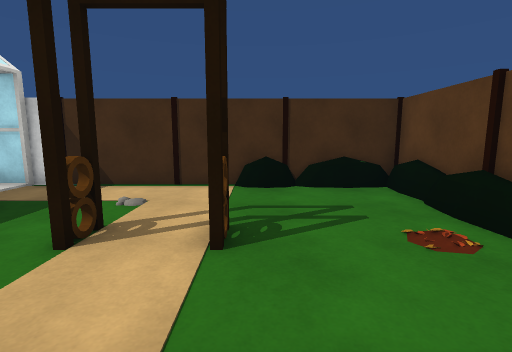
view 1 (above)

12 first-person views from a walk through a 3-D level made in the Unity game engine. The camera is 1.3 m above the floor, tilts 8° down and sees 85° across. Doors are open. The floor is counted in squares, 1 m on a side. Each view is taken from the middle of a square. On the plan, view 1 faces up. The plan holds only what a view shows up to about 13 squares ahead; the rest is blank. The player character is not drawn. Surface patterns are stand-ins for the level's own textures.

view 2
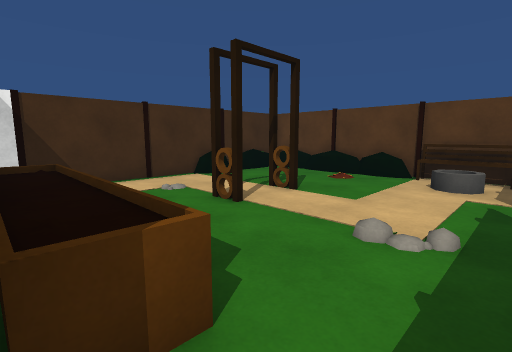

view 3
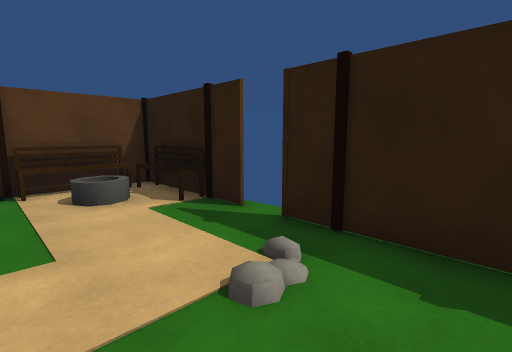

view 4
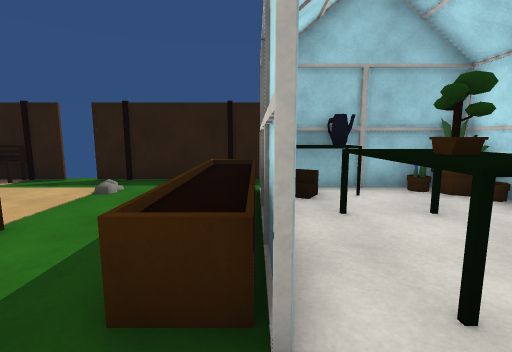

view 5
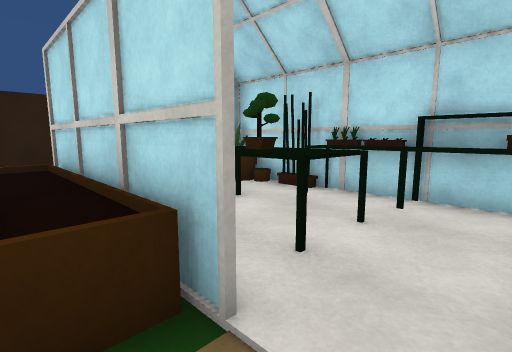

view 6
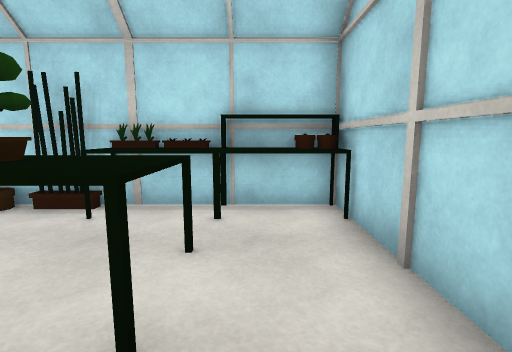

view 7
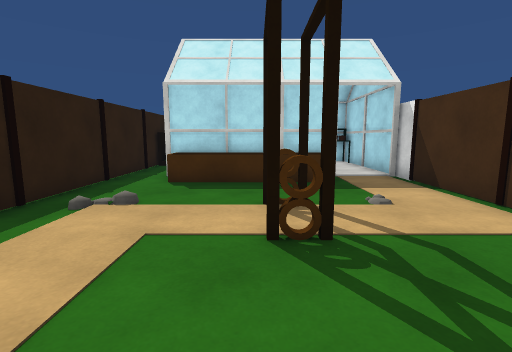

view 8
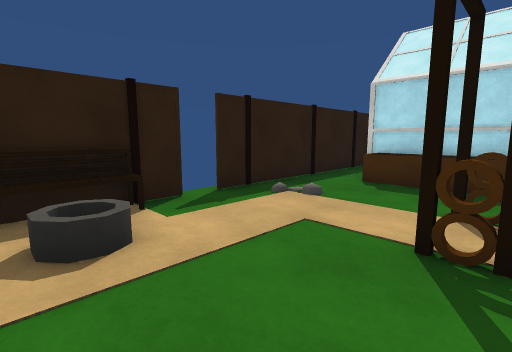

view 9
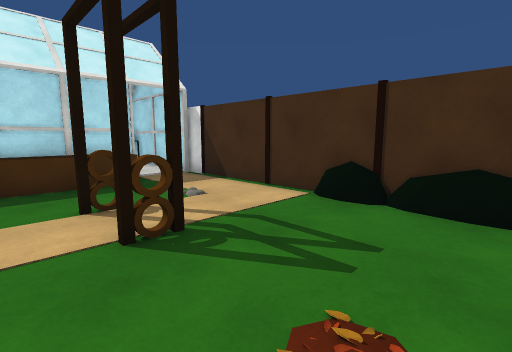

view 10
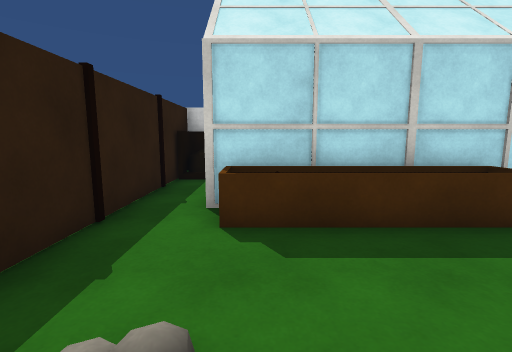

view 11
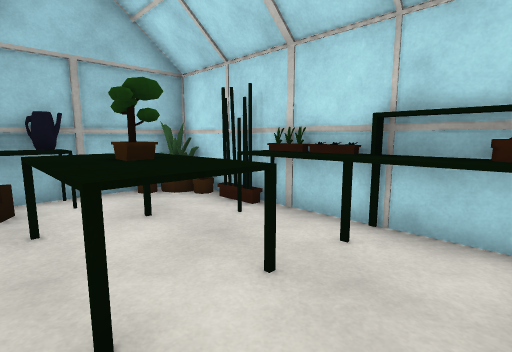

view 12
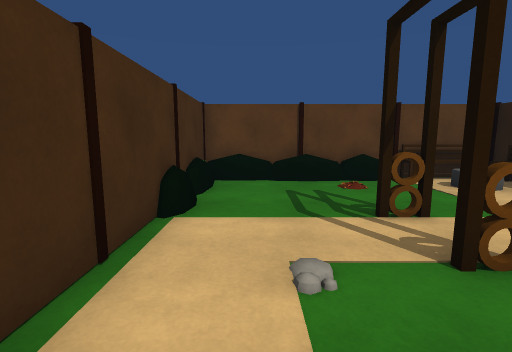

### Floor plan
Key: @ floor where view 1 was taken; # wall or solid block; . floor; D open door; = window, fence, low wall or low ledge; ^ raised ledge; O other object.
Columns run from 11 left of view 1 to 4 right of it. Each row starts with its distance up from view 1.
  8 ################
  7 #O.........=.==#
  6 OO.............#
  5 #O^^.^^........#
  4 #^^^.^^........#
  3 #.^^.^^........#
  2 #....^^........#
  1 OO.#^^^.......O#
  0 #OOOOO.....@..OO
 -1 ##........DDOOO#
 -2  ====#####DD####

Positions as (right, up) in squares from view 1, and headings:
1: (0, 0), facing up
2: (-6, -1), facing up-right
3: (-4, 2), facing down-right
4: (-6, 7), facing down
5: (-5, 7), facing down-left
6: (-6, 6), facing left
7: (3, 3), facing left
8: (3, 4), facing down-left
9: (3, 2), facing up-left
10: (-1, 1), facing left
11: (-7, 7), facing down-left
12: (-5, 6), facing right
